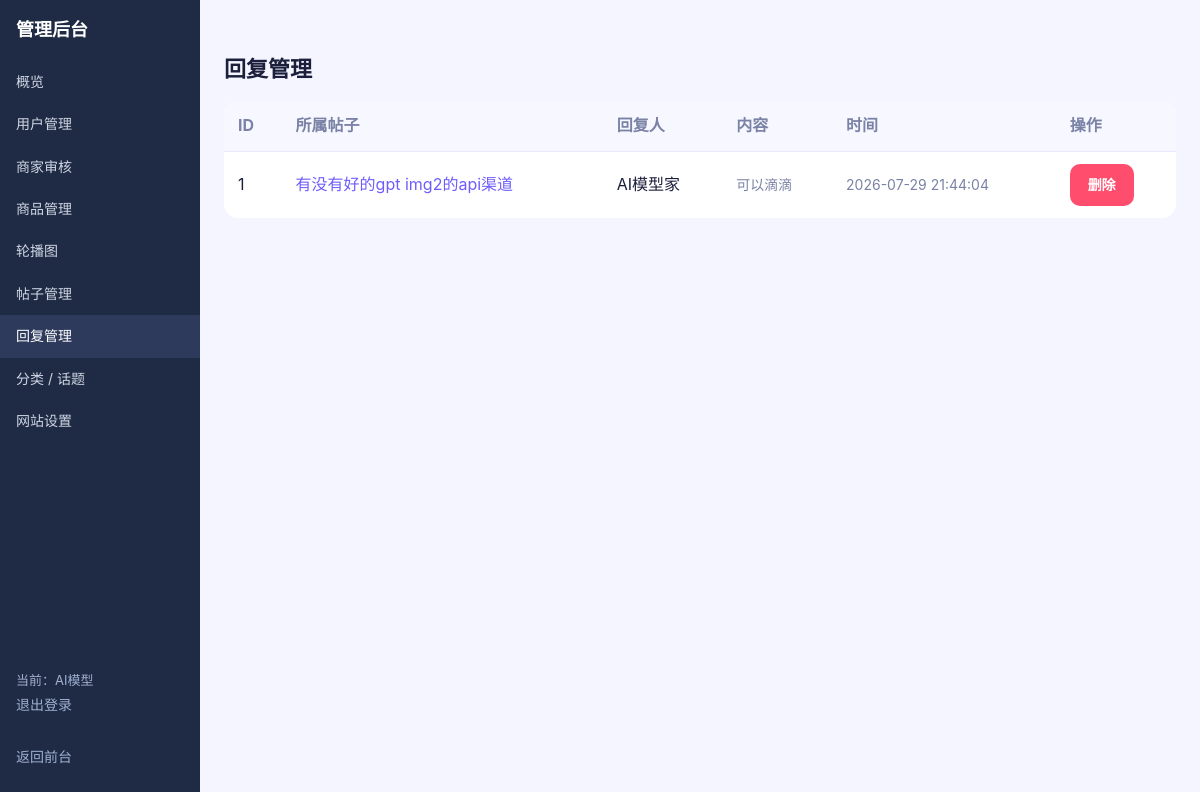
Page /admin/replies.php (signed in) on the committed database.
### tables this page shows
CREATE TABLE `replies` (
  `id` int(10) unsigned NOT NULL AUTO_INCREMENT,
  `post_id` int(10) unsigned NOT NULL,
  `user_id` int(10) unsigned NOT NULL,
  `content` text NOT NULL,
  `status` tinyint(4) NOT NULL DEFAULT '0' COMMENT '0 正常 / 1 已删除',
  `created_at` datetime NOT NULL,
  PRIMARY KEY (`id`),
  KEY `idx_post` (`post_id`)
);

CREATE TABLE `posts` (
  `id` int(10) unsigned NOT NULL AUTO_INCREMENT,
  `user_id` int(10) unsigned NOT NULL,
  `title` varchar(120) NOT NULL,
  `content` text NOT NULL,
  `topic` varchar(50) NOT NULL DEFAULT '',
  `image` varchar(255) DEFAULT NULL,
  `status` tinyint(4) NOT NULL DEFAULT '0' COMMENT '0 正常 / 1 已删除',
  `created_at` datetime NOT NULL,
  PRIMARY KEY (`id`),
  KEY `idx_user` (`user_id`)
);

CREATE TABLE `users` (
  `id` int(10) unsigned NOT NULL AUTO_INCREMENT,
  `username` varchar(50) NOT NULL,
  `password` varchar(255) NOT NULL,
  `nickname` varchar(50) NOT NULL DEFAULT '',
  `avatar` varchar(255) DEFAULT NULL,
  `role` tinyint(4) NOT NULL DEFAULT '0' COMMENT '0 普通用户 / 1 商家 / 2 管理员',
  `status` tinyint(4) NOT NULL DEFAULT '0' COMMENT '0 正常 / 1 禁用',
  `created_at` datetime NOT NULL,
  PRIMARY KEY (`id`),
  UNIQUE KEY `uk_username` (`username`)
);

### config/db.php (called while the page is built)
<?php
return [
    'host'     => '127.0.0.1',
    'dbname'   => 'XXXXXXXX',
    'username' => 'XXXXXXXX',
    'password' => 'XXXXXXXX',
    'charset'  => 'utf8mb4',
];

### core/Database.php (called while the page is built)
<?php
class Database
{
    private static $pdo = null;
    public static function getConnection()
    {
        if (self::$pdo === null) {
            $config = require __DIR__ . '/../config/db.php';
            $dsn = "mysql:host={$config['host']};dbname={$config['dbname']};charset={$config['charset']}";
            self::$pdo = new PDO($dsn, $config['username'], $config['password'], [
                PDO::ATTR_ERRMODE            => PDO::ERRMODE_EXCEPTION,
                PDO::ATTR_DEFAULT_FETCH_MODE => PDO::FETCH_ASSOC,
                PDO::ATTR_EMULATE_PREPARES   => false,
            ]);
        }
        return self::$pdo;
    }
}

### models/Reply.php (called while the page is built, shortened)
<?php
require_once __DIR__ . '/../core/Database.php';
class Reply
{
    private $pdo;
    public function __construct()
    {
        $this->pdo = Database::getConnection();
    }
    public function listAll()
    {
        $stmt = $this->pdo->prepare(
            "SELECT r.*, u.nickname, p.title FROM replies r
             LEFT JOIN users u ON u.id = r.user_id
             LEFT JOIN posts p ON p.id = r.post_id
             ORDER BY r.created_at DESC"
        );
        $stmt->execute();
        return $stmt->fetchAll();
    }
}

### core/functions.php (called while the page is built, shortened)
<?php
require_once __DIR__ . '/Database.php';
function e($str)
{
    return htmlspecialchars($str ?? '', ENT_QUOTES, 'UTF-8');
}

### admin/replies.php (the view, shortened to what this page needs)
<?php
require_once __DIR__ . '/auth_check.php';
require_once __DIR__ . '/../models/Reply.php';
$replyModel = new Reply();
$replies = $replyModel->listAll();
require 'layout/header.php';
?>
<h2>回复管理</h2>
<?php if (empty($replies)): ?>
    <div class="card muted">暂无回复</div>
<?php else: ?>
<table>
    <tr><th>ID</th><th>所属帖子</th><th>回复人</th><th>内容</th><th>时间</th><th>操作</th></tr>
    <?php foreach ($replies as $r): ?>
        <tr>
            <td><?php echo $r['id']; ?></td>
            <td>
                <?php if ($r['title']): ?>
                    <a href="../community.php?action=detail&id=<?php echo $r['post_id']; ?>">
                        <?php echo e(mb_substr($r['title'], 0, 20)); ?>
                    </a>
                <?php else: ?><span class="muted">帖子已删</span><?php endif; ?>
            </td>
            <td><?php echo e($r['nickname']); ?></td>
            <td class="muted"><?php echo e(mb_substr($r['content'], 0, 40)); ?></td>
            <td class="muted"><?php echo e($r['created_at']); ?></td>
            <td>
                <a class="btn btn-danger" href="replies.php?op=delete&id=<?php echo $r['id']; ?>"
                   onclick="return confirm('确定删除该回复？');">删除</a>
            </td>
        </tr>
    <?php endforeach; ?>
</table>
<?php endif; ?>
<?php require 'layout/footer.php'; ?>

### assets/css/style.css (style rules this page uses)
:root { --primary: #6d5efc; --primary-dark: #4f3fd6; --accent: #00d4ff; --grad: linear-gradient(135deg, #6d5efc 0%, #00d4ff 100%); --grad-soft: linear-gradient(135deg, rgba(109,94,252,.10), rgba(0,212,255,.10)); --danger: #ff4d6d; --text: #1b1f3b; --muted: #7a82a6; --bg: #f4f5ff; --card: #ffffff; --border: #e7e9ff; --radius: 14px; --shadow: 0 6px 22px rgba(76,63,214,.10); }
* { box-sizing: border-box; }
body { margin: 0; font-family: -apple-system, BlinkMacSystemFont, "Segoe UI", "PingFang SC", "Microsoft YaHei", Roboto, Helvetica, Arial, sans-serif; background: var(--bg); color: var(--text); line-height: 1.6; }
a { color: var(--primary); text-decoration: none; }
h2 { font-size: 22px; margin: 28px 0 14px; }
.btn { display: inline-block; background: var(--primary); color: #fff; border: none; padding: 10px 18px; border-radius: 10px; cursor: pointer; font-size: 14px; font-weight: 600; transition: background .15s; }
.btn-danger { background: var(--danger); }
.muted { color: var(--muted); font-size: 14px; }
table { width: 100%; border-collapse: collapse; background: var(--card); border-radius: var(--radius); overflow: hidden; }
table th, table td { padding: 12px 14px; border-bottom: 1px solid var(--border); text-align: left; }
table th { background: #f7f8ff; color: var(--muted); font-weight: 700; }
table tr:last-child td { border-bottom: none; }

### admin/layout/header.php (style rules this page uses)
body { display: flex; margin: 0; }

### rows in the picture
replies: id "1", post.title "有没有好的gpt img2的api渠道", user.nickname "AI模型家", content "可以滴滴", created_at "2026-07-29 21:44:04"

### other values in the picture
$label "概览"
$label "用户管理"
$label "商家审核"
$label "商品管理"
$label "轮播图"
$label "帖子管理"
$label "回复管理"
$label "分类 / 话题"
$label "网站设置"
$adminName "AI模型"
